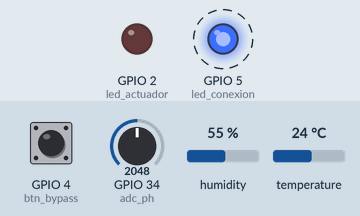
The program below on a simulated ESP32 board running MicroPython. On the bench: output pins drawn as LEDs (lit = HIGH). Wiring (from the project's diagram.json): red LED on GPIO 2, green button on GPIO 4, blue LED on GPIO 5, DHT22 sensor on GPIO 15, potentiometer on GPIO 34. Dashed ring = blinking. The test bench sets the inputs (shaded band); at power-on: GPIO 4 (btn_bypass) LOW, GPIO 34 (adc_ph) = 2048, humidity 55 %, temperature 24 °C (analog values on the 0–4095 scale). WiFi joins after 1.5 s; no MQTT or app messages arrive unless stated; what the program prints to the serial console is not drawn.

Above: at 1.0 s.
1.3 s: GPIO 4 (btn_bypass) pulled HIGH for 0.15 s
At 2.9 s:
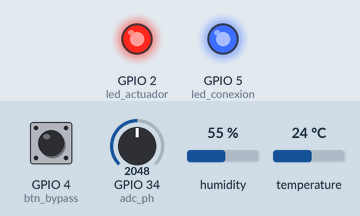
5.0 s: GPIO 4 (btn_bypass) pulled HIGH for 1 s
At 5.6 s:
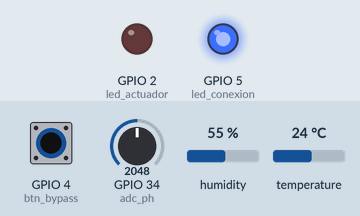
7.5 s: GPIO 4 (btn_bypass) pulled HIGH for 3.2 s
At 8.5 s:
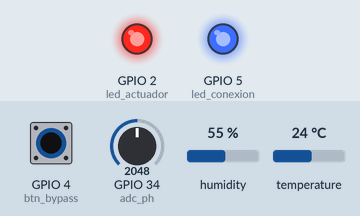
Timing chart, 0 to 10.5 s (numbered marks = the images above; inputs shaded):
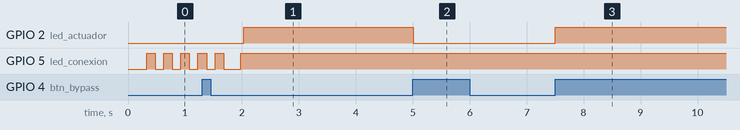

The program:

main.py
```python
"""Firmware MicroPython (v1.20+) para ESP32 - AquaWeb IoT (Avance 3).

Módulo de Comunicación MQTT + Adquisición Local para estanques camaroneros:
- Sensor 1 (pH simulado): Potenciómetro en GPIO 34 (ADC con ADC.ATTN_11DB).
- Sensor 2 (Temperatura): Sensor DHT22 en GPIO 15.
- Actuador (Bomba/Aireador): LED rojo con resistencia de 220 Ω en GPIO 2.
- Indicador de conexión Wi-Fi/MQTT: LED azul con resistencia de 220 Ω en GPIO 5.
- Botón físico de interrupción (Bypass manual): Pushbutton verde en GPIO 4
  configurado con Pin.PULL_DOWN, Pin.IRQ_RISING y debounce por software.
"""

import dht
import json
import math
from machine import ADC, Pin
import network
import time
import ubinascii
import machine

from umqtt_simple import MQTTClient, MQTTException

# ============================================================================
# CONFIGURACIÓN EDITABLE (Único punto de ajuste del nodo ESP32)
# ============================================================================
WIFI_SSID = "Wokwi-GUEST"
WIFI_PASSWORD = ""

MQTT_BROKER = "broker.hivemq.com"
# MQTT_BROKER = "test.mosquitto.org"  # Broker público alternativo
MQTT_PORT = 1883
MQTT_KEEPALIVE = 15

GRUPO = "grupo"
TOPIC_PREFIX = "utp/ds8/{}/aquaweb".format(GRUPO)
TOPIC_TELEMETRIA = "{}/telemetria".format(TOPIC_PREFIX)
TOPIC_ESTADO = "{}/estado".format(TOPIC_PREFIX)
TOPIC_ORDENES = "{}/ordenes".format(TOPIC_PREFIX)

INTERVALO_PUB_MS = 5000      # Publicación de telemetría cada 5 segundos
INTERVALO_MUESTREO_MS = 2000 # Muestreo local (útil en operación offline)
INTERVALO_PING_MS = 7000     # Keepalive PINGREQ cuando hay silencio simulado
INTERVALO_PARPADEO_MS = 400  # Parpadeo del LED azul cuando está desconectado
DEBOUNCE_MS = 250

# Backoff exponencial de reconexión: 2 -> 4 -> 8 -> 16 -> 32 -> 60 s
BACKOFF_INICIAL_S = 2
BACKOFF_MAX_S = 60

# ============================================================================
# ASIGNACIÓN DE PINES GPIO (ESP32 DevKitC v4)
# ============================================================================
PIN_POT_PH = 34
PIN_DHT_TEMP = 15
PIN_LED_ACTUADOR = 2
PIN_LED_CONEXION = 5
PIN_BTN_BYPASS = 4

ADC_MAX_12BIT = 4095
PH_MIN_ESCALA = 0.0
PH_MAX_ESCALA = 14.0

# Umbrales por defecto (temperatura fija de Avance 2, umbrales de pH editables vía MQTT)
TEMP_OPTIMA_MIN = 20.0
TEMP_OPTIMA_MAX = 30.0

# ============================================================================
# INICIALIZACIÓN DE PERIFÉRICOS
# ============================================================================
adc_ph = ADC(Pin(PIN_POT_PH))
adc_ph.atten(ADC.ATTN_11DB)    # Obligatorio en MicroPython v1.20+ (nunca ATTN_11V)
adc_ph.width(ADC.WIDTH_12BIT)  # Resolución 0 - 4095

sensor_dht = dht.DHT22(Pin(PIN_DHT_TEMP))

led_actuador = Pin(PIN_LED_ACTUADOR, Pin.OUT)
led_actuador.value(0)

led_conexion = Pin(PIN_LED_CONEXION, Pin.OUT)
led_conexion.value(0)

btn_bypass = Pin(PIN_BTN_BYPASS, Pin.IN, Pin.PULL_DOWN)

# ============================================================================
# ESTADO GLOBAL DEL SISTEMA Y VARIABLES DE INTERRUPCIÓN
# ============================================================================
estado_sistema = {
    "modo": "AUTO",           # "AUTO" | "MANUAL"
    "actuador": 0,            # 0 | 1
    "umbral_ph_min": 6.5,
    "umbral_ph_max": 9.5,
    "simular_silencio": False,
}

# Banderas compartidas con la ISR del botón físico (GPIO 4)
irq_cambio_pendiente = False
irq_ultimo_ms = 0


def isr_boton_bypass(pin):
    """Rutina de interrupción (ISR) en GPIO 4 con debounce por software."""
    global irq_cambio_pendiente, irq_ultimo_ms
    ahora = time.ticks_ms()
    if time.ticks_diff(ahora, irq_ultimo_ms) > DEBOUNCE_MS:
        irq_ultimo_ms = ahora
        irq_cambio_pendiente = True


btn_bypass.irq(trigger=Pin.IRQ_RISING, handler=isr_boton_bypass)


def leer_ph():
    """Lee el ADC de GPIO 34 y escala linealmente a 0.00 - 14.00 pH."""
    crudo = adc_ph.read()
    ph = PH_MIN_ESCALA + (crudo / ADC_MAX_12BIT) * (PH_MAX_ESCALA - PH_MIN_ESCALA)
    return round(ph, 2)


def leer_temperatura(respaldo_temp):
    """Lee la temperatura del DHT22 en GPIO 15 protegiendo errores 1-Wire."""
    try:
        sensor_dht.measure()
        return round(sensor_dht.temperature(), 2), True
    except OSError:
        return respaldo_temp, False


def actualizar_actuador(ph, temp):
    """Aplica control automático por umbrales o mantiene el estado manual."""
    if estado_sistema["modo"] == "MANUAL":
        led_actuador.value(estado_sistema["actuador"])
        return

    fuera_de_rango = (
        ph < estado_sistema["umbral_ph_min"]
        or ph > estado_sistema["umbral_ph_max"]
        or temp < TEMP_OPTIMA_MIN
        or temp > TEMP_OPTIMA_MAX
    )
    estado_sistema["actuador"] = 1 if fuera_de_rango else 0
    led_actuador.value(estado_sistema["actuador"])


def procesar_irq_boton(ph, temp):
    """Atiende fuera de la ISR la conmutación del botón físico de bypass."""
    global irq_cambio_pendiente
    if not irq_cambio_pendiente:
        return False

    irq_cambio_pendiente = False
    if estado_sistema["modo"] == "AUTO":
        estado_sistema["modo"] = "MANUAL"
        estado_sistema["actuador"] = 1
        led_actuador.value(1)
        print("[IRQ GPIO 4] Boton presionado -> Modo MANUAL (Bypass FORZADO ON)")
    else:
        estado_sistema["modo"] = "AUTO"
        actualizar_actuador(ph, temp)
        print(
            "[IRQ GPIO 4] Boton presionado -> Modo AUTO restaurado | actuador={}".format(
                estado_sistema["actuador"]
            )
        )
    return True


def _es_numero_valido(valor):
    """Verifica que un valor sea int o float finito (excluyendo bool)."""
    if isinstance(valor, bool) or not isinstance(valor, (int, float)):
        return False
    return not (math.isnan(valor) or math.isinf(valor))


def validar_y_aplicar_orden(payload_bytes):
    """Valida estrictamente una orden JSON recibida en .../ordenes.

    No altera ningún parámetro si alguna validación falla.
    """
    try:
        texto = payload_bytes.decode("utf-8")
        data = json.loads(texto)
    except Exception as err:
        print("[ORDEN RECHAZADA] JSON corrupto o no decodificable:", err)
        return

    if not isinstance(data, dict) or len(data) == 0:
        print("[ORDEN RECHAZADA] El payload debe ser un objeto JSON no vacío.")
        return

    claves_permitidas = (
        "modo",
        "actuador",
        "umbral_ph_min",
        "umbral_ph_max",
        "simular_silencio",
    )
    for clave in data:
        if clave not in claves_permitidas:
            print("[ORDEN RECHAZADA] Clave no permitida en orden:", clave)
            return

    nuevo_modo = estado_sistema["modo"]
    nuevo_actuador = estado_sistema["actuador"]
    nuevo_ph_min = estado_sistema["umbral_ph_min"]
    nuevo_ph_max = estado_sistema["umbral_ph_max"]
    nuevo_silencio = estado_sistema["simular_silencio"]

    if "modo" in data:
        modo = data["modo"]
        if not isinstance(modo, str) or modo not in ("AUTO", "MANUAL"):
            print("[ORDEN RECHAZADA] 'modo' inválido (use 'AUTO' o 'MANUAL'):", modo)
            return
        nuevo_modo = modo

    if "actuador" in data:
        act = data["actuador"]
        if isinstance(act, bool) or not isinstance(act, int) or act not in (0, 1):
            print("[ORDEN RECHAZADA] 'actuador' debe ser entero 0 o 1:", act)
            return
        if nuevo_modo != "MANUAL":
            print("[ORDEN RECHAZADA] No se puede fijar 'actuador' en modo AUTO.")
            return
        nuevo_actuador = act

    if "umbral_ph_min" in data:
        val_min = data["umbral_ph_min"]
        if not _es_numero_valido(val_min):
            print("[ORDEN RECHAZADA] 'umbral_ph_min' debe ser numérico:", val_min)
            return
        nuevo_ph_min = round(float(val_min), 2)

    if "umbral_ph_max" in data:
        val_max = data["umbral_ph_max"]
        if not _es_numero_valido(val_max):
            print("[ORDEN RECHAZADA] 'umbral_ph_max' debe ser numérico:", val_max)
            return
        nuevo_ph_max = round(float(val_max), 2)

    if not (0.0 <= nuevo_ph_min < nuevo_ph_max <= 14.0):
        print(
            "[ORDEN RECHAZADA] Rango lógico de pH inválido (0.0 <= min < max <= 14.0): "
            "min={}, max={}".format(nuevo_ph_min, nuevo_ph_max)
        )
        return

    if "simular_silencio" in data:
        silencio = data["simular_silencio"]
        if not isinstance(silencio, bool):
            print("[ORDEN RECHAZADA] 'simular_silencio' debe ser booleano:", silencio)
            return
        nuevo_silencio = silencio

    # Aplicar cambios de forma atómica tras superar todas las validaciones
    estado_sistema["modo"] = nuevo_modo
    estado_sistema["actuador"] = nuevo_actuador
    estado_sistema["umbral_ph_min"] = nuevo_ph_min
    estado_sistema["umbral_ph_max"] = nuevo_ph_max
    estado_sistema["simular_silencio"] = nuevo_silencio

    if estado_sistema["modo"] == "MANUAL":
        led_actuador.value(estado_sistema["actuador"])

    print(
        "[ORDEN APLICADA] modo={} | actuador={} | umbrales_ph=[{}, {}] | silencio={}".format(
            estado_sistema["modo"],
            estado_sistema["actuador"],
            estado_sistema["umbral_ph_min"],
            estado_sistema["umbral_ph_max"],
            estado_sistema["simular_silencio"],
        )
    )


def on_mqtt_message(topic, msg):
    """Callback ejecutado cuando llega un mensaje por MQTT."""
    topic_str = topic.decode("utf-8") if isinstance(topic, bytes) else str(topic)
    print("[MQTT RX] {} -> {}".format(topic_str, msg))
    if topic_str == TOPIC_ORDENES:
        validar_y_aplicar_orden(msg)


def construir_client_id():
    """Genera un identificador único basado en la MAC del ESP32 y ticks."""
    uid = ubinascii.hexlify(machine.unique_id()).decode("utf-8")
    return "aquaweb-esp32-{}-{}-{}".format(GRUPO, uid[-6:], time.ticks_ms() % 10000)


def conectar_wifi(wlan, timeout_ms=15000):
    """Reinicia limpiamente el radio STA y conecta a Wi-Fi sin bloquear."""
    if wlan.isconnected():
        return True

    # Reinicio limpio de la interfaz STA (evita Wifi Internal Error en 2do arranque Wokwi)
    try:
        wlan.disconnect()
    except Exception:
        pass
    try:
        wlan.active(False)
        time.sleep_ms(200)
    except Exception:
        pass
    wlan.active(True)
    time.sleep_ms(100)

    print("[WIFI] Conectando a '{}'...".format(WIFI_SSID))
    try:
        wlan.connect(WIFI_SSID, WIFI_PASSWORD)
    except OSError as err:
        print("[WIFI ERROR] Error al iniciar enlace:", err)
        return False

    inicio = time.ticks_ms()
    while not wlan.isconnected():
        if time.ticks_diff(time.ticks_ms(), inicio) >= timeout_ms:
            print("[WIFI ERROR] Tiempo de espera agotado conectando a Wi-Fi.")
            try:
                wlan.disconnect()
                wlan.active(False)
            except Exception:
                pass
            return False
        # Parpadeo corto durante intento de enlace
        led_conexion.value(1 - led_conexion.value())
        time.sleep_ms(150)

    print("[WIFI OK] IP asignada:", wlan.ifconfig()[0])
    return True


def conectar_mqtt(client_id):
    """Crea el cliente MQTT, registra Last Will y publica estado ONLINE."""
    client = MQTTClient(
        client_id=client_id,
        server=MQTT_BROKER,
        port=MQTT_PORT,
        keepalive=MQTT_KEEPALIVE,
    )
    client.set_callback(on_mqtt_message)

    # Configurar Testamento (Last Will) ANTES de connect()
    client.set_last_will(TOPIC_ESTADO, b"OFFLINE", retain=True, qos=1)

    print("[MQTT] Conectando a {}:{} (keepalive={}s)...".format(
        MQTT_BROKER, MQTT_PORT, MQTT_KEEPALIVE
    ))
    client.connect(clean_session=True)
    client.subscribe(TOPIC_ORDENES, qos=0)
    client.publish(TOPIC_ESTADO, b"ONLINE", retain=True, qos=1)
    print("[MQTT OK] Conectado. Publicado ONLINE (retain=True) en {}".format(TOPIC_ESTADO))
    return client


def publicar_telemetria(client, ph, temp):
    """Serializa y publica la trama JSON de telemetría actual."""
    payload = {
        "ph": ph,
        "temperatura": temp,
        "actuador": estado_sistema["actuador"],
        "modo": estado_sistema["modo"],
        "umbral_ph_min": estado_sistema["umbral_ph_min"],
        "umbral_ph_max": estado_sistema["umbral_ph_max"],
    }
    trama = json.dumps(payload)
    client.publish(TOPIC_TELEMETRIA, trama.encode("utf-8"), retain=False, qos=0)
    print("[TELEMETRIA TX] {} -> {}".format(TOPIC_TELEMETRIA, trama))


def main():
    """Bucle principal no bloqueante con operación offline y backoff exponencial."""
    print("==================================================================")
    print("  AquaWeb IoT - Avance 3: ESP32 MicroPython + Comunicacion MQTT")
    print("  Broker: {}:{} | Grupo: {}".format(MQTT_BROKER, MQTT_PORT, GRUPO))
    print("  Temas : {}/*".format(TOPIC_PREFIX))
    print("==================================================================")

    wlan = network.WLAN(network.STA_IF)
    client_id = construir_client_id()
    mqtt_client = None
    conectado = False

    backoff_s = BACKOFF_INICIAL_S
    proximo_reintento_ms = time.ticks_ms()

    ultima_temp_valida = 26.0
    ph = leer_ph()
    temp, dht_ok = leer_temperatura(ultima_temp_valida)
    if dht_ok:
        ultima_temp_valida = temp
    actualizar_actuador(ph, temp)

    ahora = time.ticks_ms()
    ultimo_pub_ms = time.ticks_add(ahora, -INTERVALO_PUB_MS)
    ultimo_muestreo_ms = ahora
    ultimo_ping_ms = ahora
    ultimo_parpadeo_ms = ahora

    while True:
        ahora = time.ticks_ms()

        # 1. Atender botón físico en todo momento (online u offline)
        if procesar_irq_boton(ph, temp) and conectado and not estado_sistema["simular_silencio"]:
            try:
                publicar_telemetria(mqtt_client, ph, temp)
                ultimo_pub_ms = ahora
                ultimo_ping_ms = ahora
            except (OSError, MQTTException, Exception) as err:
                print("[MQTT ERROR] Fallo al publicar tras IRQ:", err)
                conectado = False

        # 2. Muestreo local periódico y protección automática del actuador
        if time.ticks_diff(ahora, ultimo_muestreo_ms) >= INTERVALO_MUESTREO_MS:
            ultimo_muestreo_ms = ahora
            ph = leer_ph()
            temp, dht_ok = leer_temperatura(ultima_temp_valida)
            if dht_ok:
                ultima_temp_valida = temp
            actualizar_actuador(ph, temp)

        # 3. Gestión de conexión y backoff exponencial no bloqueante
        if not conectado:
            if time.ticks_diff(ahora, ultimo_parpadeo_ms) >= INTERVALO_PARPADEO_MS:
                ultimo_parpadeo_ms = ahora
                led_conexion.value(1 - led_conexion.value())

            if time.ticks_diff(ahora, proximo_reintento_ms) >= 0:
                try:
                    if conectar_wifi(wlan):
                        mqtt_client = conectar_mqtt(client_id)
                        conectado = True
                        led_conexion.value(1)  # Fijo encendido al estar conectado
                        backoff_s = BACKOFF_INICIAL_S
                        ultimo_pub_ms = time.ticks_add(time.ticks_ms(), -INTERVALO_PUB_MS)
                        ultimo_ping_ms = time.ticks_ms()
                    else:
                        raise OSError("Wi-Fi sin enlace")
                except (OSError, MQTTException, Exception) as err:
                    conectado = False
                    led_conexion.value(0)
                    if mqtt_client is not None:
                        try:
                            mqtt_client.sock.close()
                        except Exception:
                            pass
                        mqtt_client = None
                    print(
                        "[OFFLINE] Fallo de red ({}). Operando localmente; reintento en {} s...".format(
                            err, backoff_s
                        )
                    )
                    proximo_reintento_ms = time.ticks_add(time.ticks_ms(), backoff_s * 1000)
                    backoff_s = min(backoff_s * 2, BACKOFF_MAX_S)
        else:
            # Verificar que el Wi-Fi siga activo
            if not wlan.isconnected():
                print("[WIFI CAIDO] Se perdió la conexión Wi-Fi. Pasando a operación offline.")
                conectado = False
                led_conexion.value(0)
                if mqtt_client is not None:
                    try:
                        mqtt_client.sock.close()
                    except Exception:
                        pass
                    mqtt_client = None
                proximo_reintento_ms = time.ticks_add(ahora, backoff_s * 1000)
                backoff_s = min(backoff_s * 2, BACKOFF_MAX_S)
                continue

            led_conexion.value(1)

            # 4. Revisar órdenes MQTT entrantes de forma no bloqueante
            try:
                mqtt_client.check_msg()
            except (OSError, MQTTException, Exception) as err:
                print("[MQTT ERROR] Desconexión al leer mensajes:", err)
                conectado = False
                led_conexion.value(0)
                try:
                    mqtt_client.sock.close()
                except Exception:
                    pass
                mqtt_client = None
                proximo_reintento_ms = time.ticks_add(ahora, backoff_s * 1000)
                backoff_s = min(backoff_s * 2, BACKOFF_MAX_S)
                continue

            # 5. Publicación periódica cada INTERVALO_PUB_MS (o ping en silencio controlado)
            if estado_sistema["simular_silencio"]:
                if time.ticks_diff(ahora, ultimo_ping_ms) >= INTERVALO_PING_MS:
                    try:
                        mqtt_client.ping()
                        ultimo_ping_ms = ahora
                        print("[SILENCIO ACTIVO] PINGREQ enviado (sin telemetría) para prueba SIN_DATOS.")
                    except (OSError, MQTTException, Exception) as err:
                        print("[MQTT ERROR] Fallo en ping:", err)
                        conectado = False
                        led_conexion.value(0)
                        mqtt_client = None
                        proximo_reintento_ms = time.ticks_add(ahora, backoff_s * 1000)
                        backoff_s = min(backoff_s * 2, BACKOFF_MAX_S)
            else:
                if time.ticks_diff(ahora, ultimo_pub_ms) >= INTERVALO_PUB_MS:
                    ultimo_pub_ms = ahora
                    ph = leer_ph()
                    temp, dht_ok = leer_temperatura(ultima_temp_valida)
                    if dht_ok:
                        ultima_temp_valida = temp
                    actualizar_actuador(ph, temp)
                    try:
                        publicar_telemetria(mqtt_client, ph, temp)
                        ultimo_ping_ms = ahora
                    except (OSError, MQTTException, Exception) as err:
                        print("[MQTT ERROR] Fallo al publicar telemetría:", err)
                        conectado = False
                        led_conexion.value(0)
                        try:
                            mqtt_client.sock.close()
                        except Exception:
                            pass
                        mqtt_client = None
                        proximo_reintento_ms = time.ticks_add(ahora, backoff_s * 1000)
                        backoff_s = min(backoff_s * 2, BACKOFF_MAX_S)

        # Pequeña pausa no bloqueante para ceder CPU sin afectar IRQ ni check_msg
        time.sleep_ms(50)


if __name__ == "__main__":
    try:
        main()
    except KeyboardInterrupt:
        led_actuador.value(0)
        led_conexion.value(0)
        print("\n[INFO] Ejecución detenida manualmente.")
```

Measured:
- after the input at 1.3 s, GPIO 2 (led_actuador): LOW → HIGH after 0.73 s
- after the input at 5.0 s, GPIO 2 (led_actuador): HIGH → LOW at once
- after the input at 7.5 s, GPIO 2 (led_actuador): LOW → HIGH at once
